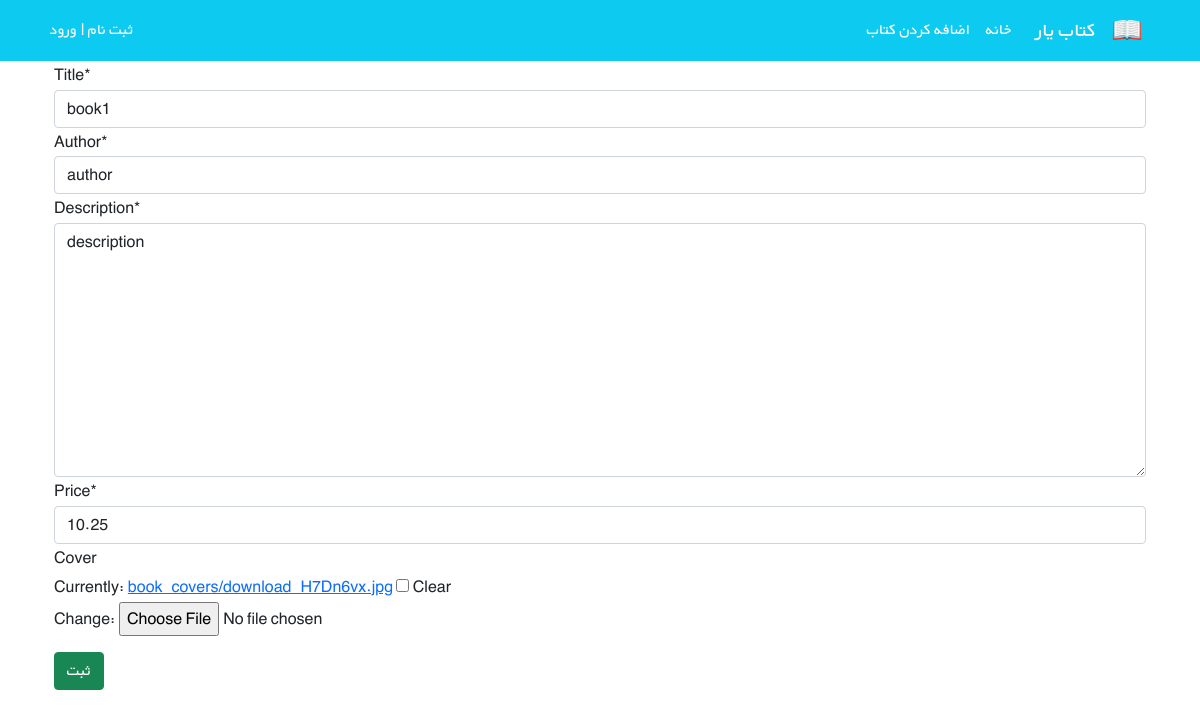
The app's page /books/8/bookupdate/ with its own data.
### books/models.py (models this page shows, shortened)
class Book(models.Model):
    title = models.CharField(max_length=100)
    author = models.CharField(max_length=1000)
    description = models.TextField()
    price = models.DecimalField(max_digits=5, decimal_places=2)
    cover = models.ImageField(upload_to='book_covers', null=True, blank=True)

### books/views.py (the view)
# urls.py: path('<int:pk>/bookupdate/', views.BookUpdateView.as_view(), name='book_update'),
class BookUpdateView(generic.UpdateView):
    model = Book
    template_name = 'books/book_update.html'
    fields = '__all__'

### books/templates/books/book_update.html (shortened to what this page needs)
{% extends '_base.html' %}
{% load crispy_forms_tags %}
{% block content %}
    <div class="container">
    <form action="" method="POST">
        {{ form|crispy }}
        <button type="submit" class="mt-3 btn btn-success">
            ثبت
        </button>
    </form>
{% endblock %}

### static/css/style.css (style rules this page uses)
* { font-family: 'BYekan', sans-serif; line-height: 1.8rem; }

### records on screen
Book: title "book1", author "author", description "description", price "10.25"
